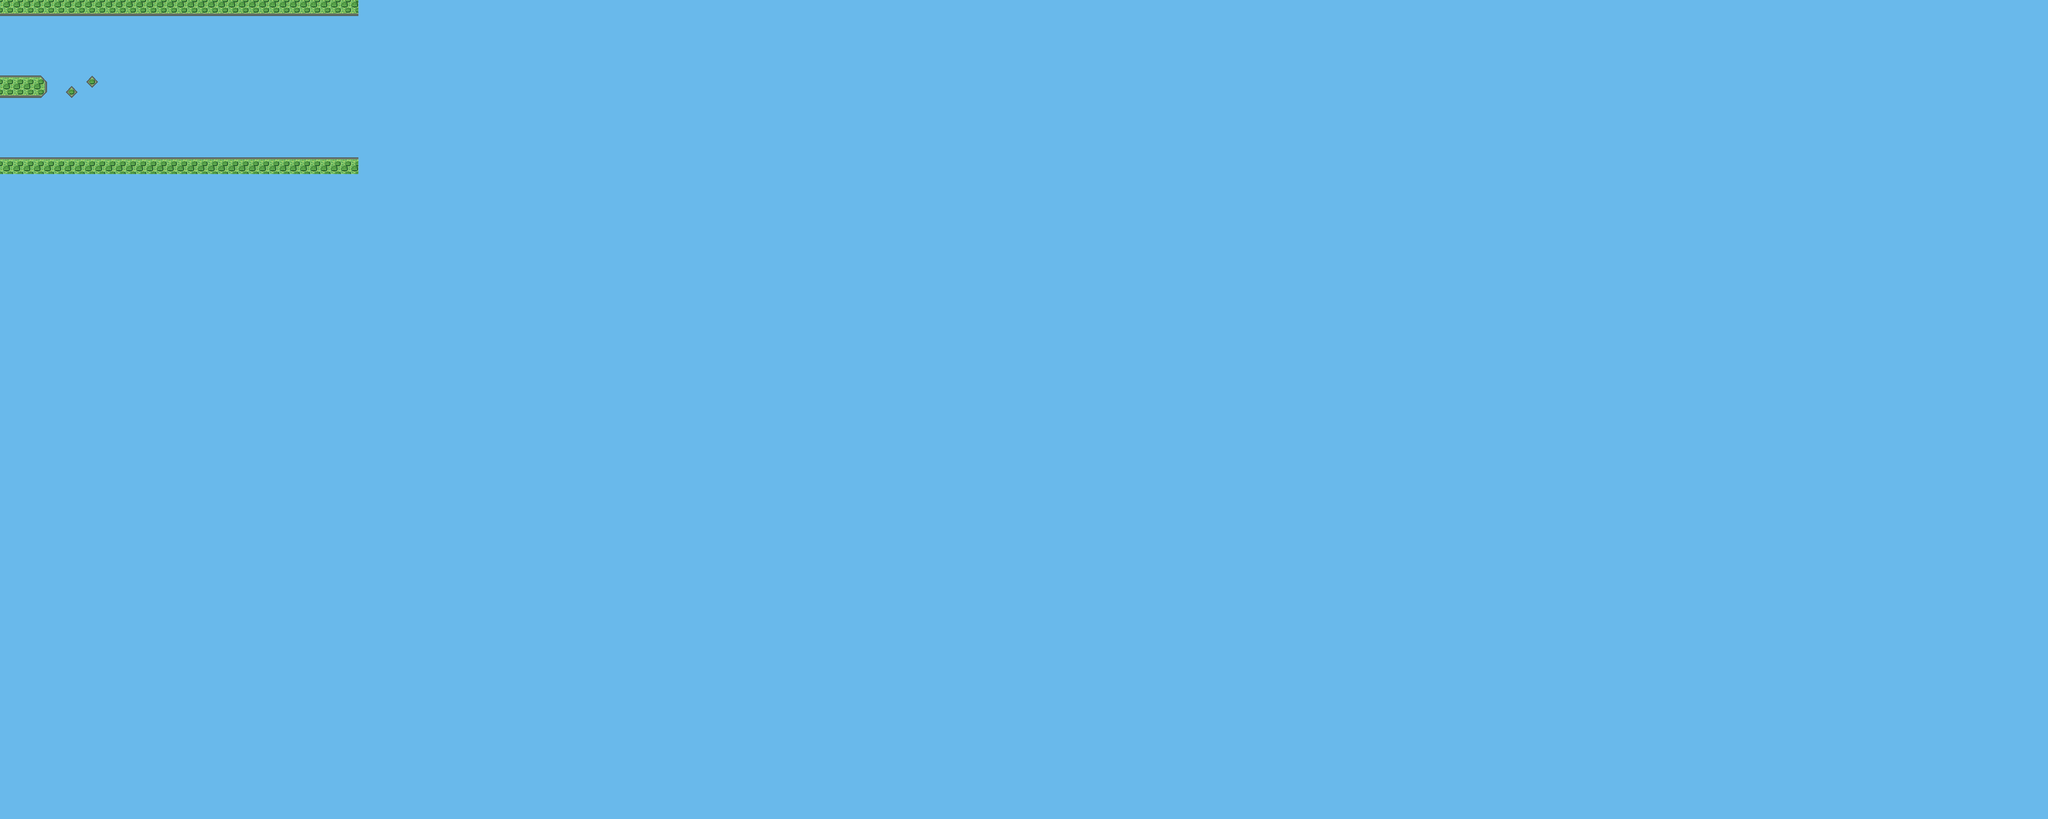

This game map was drawn from its Tiled (.tmx) file and the tilesets committed beside it. A one-line description and the trimmed map source follow:
An orthogonal 200x80 tile map with 32x32 px tiles, 1 tile layer (map_5).

<map version="1.0" orientation="orthogonal" width="200" height="80" tilewidth="32" tileheight="32">
 <tileset firstgid="1" name="map_5" tilewidth="32" tileheight="32">
  <image source="map.png" width="160" height="128" />
 </tileset>
 <layer name="map_5" width="200" height="80">
  <data>[16000 cells, 16000 non-empty, 9 distinct tile ids]</data>
 </layer>
</map>
